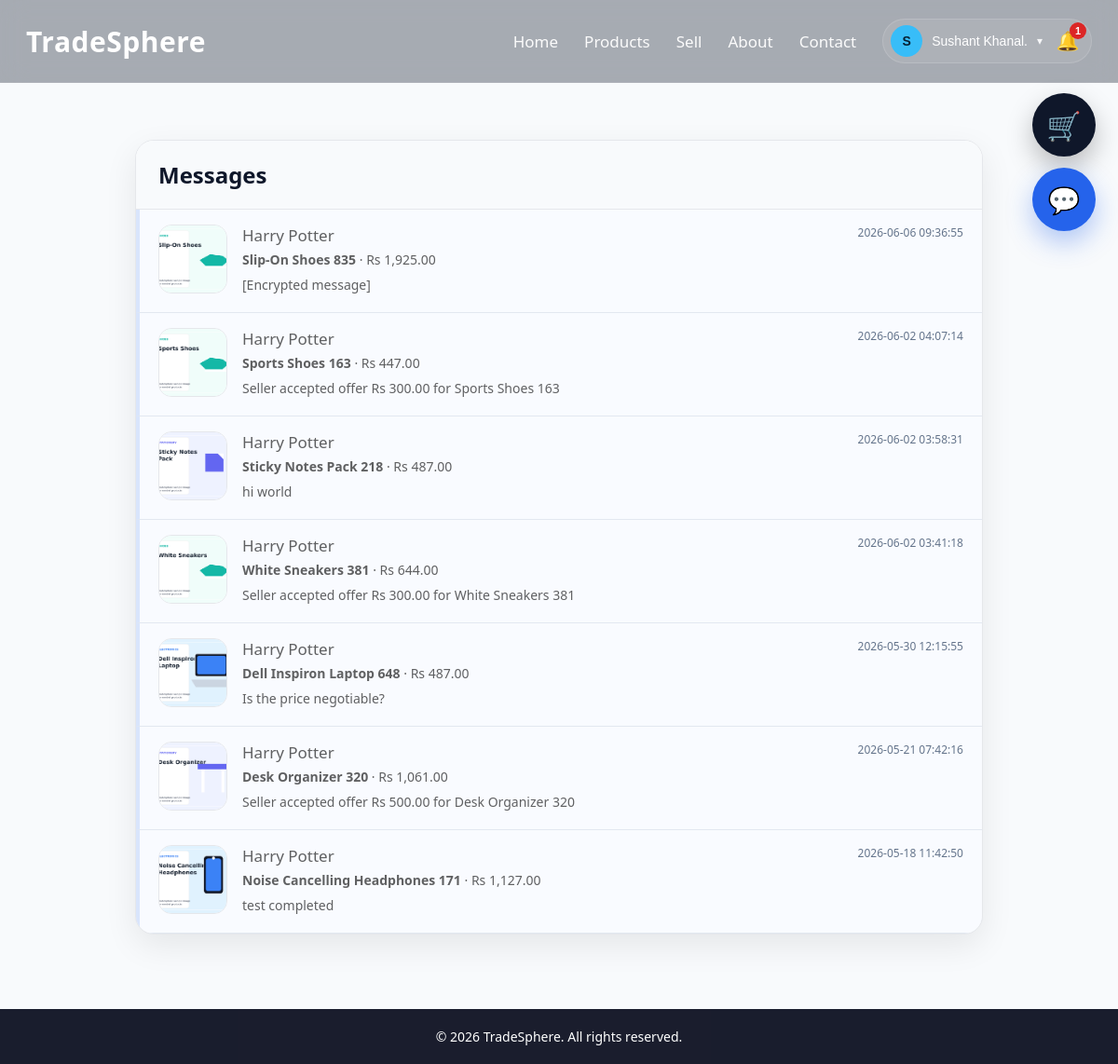
The app's page /messages.php (signed in) with its own data.
### tables this page shows
CREATE TABLE `users` (
  `id` int(11) NOT NULL,
  `name` varchar(100) DEFAULT NULL,
  `email` varchar(150) DEFAULT NULL,
  `password` varchar(255) DEFAULT NULL,
  `role` enum('user','admin') DEFAULT 'user',
  `is_verified` tinyint(1) DEFAULT 0,
  `email_otp` varchar(255) DEFAULT NULL,
  `otp_expires_at` datetime DEFAULT NULL,
  `reset_token` varchar(255) DEFAULT NULL,
  `reset_expires_at` datetime DEFAULT NULL,
  `created_at` timestamp NOT NULL DEFAULT current_timestamp(),
  `seller_status` enum('none','pending','approved','rejected') DEFAULT 'none',
  `seller_requested_at` datetime DEFAULT NULL,
  `seller_verified_at` datetime DEFAULT NULL
);

CREATE TABLE `chat_rooms` (
  `id` int(11) NOT NULL,
  `buyer_id` int(11) NOT NULL,
  `seller_id` int(11) NOT NULL,
  `product_id` int(11) NOT NULL,
  `order_id` int(11) DEFAULT NULL,
  `created_at` timestamp NOT NULL DEFAULT current_timestamp()
);

CREATE TABLE `products` (
  `id` int(11) NOT NULL,
  `user_id` int(11) DEFAULT NULL,
  `name` varchar(255) DEFAULT NULL,
  `category_id` int(11) DEFAULT NULL,
  `price` decimal(10,2) DEFAULT NULL,
  `city` varchar(100) DEFAULT NULL,
  `seller_email` varchar(150) DEFAULT NULL,
  `contact_number` varchar(20) DEFAULT NULL,
  `contact_info` varchar(255) DEFAULT NULL,
  `image` varchar(255) DEFAULT NULL,
  `description` text DEFAULT NULL,
  `product_condition` varchar(50) DEFAULT NULL,
  `status` enum('available','sold') DEFAULT 'available',
  `created_at` timestamp NOT NULL DEFAULT current_timestamp(),
  `average_rating` decimal(3,2) NOT NULL DEFAULT 0.00,
  `rating_count` int(11) NOT NULL DEFAULT 0,
  `ai_status` enum('approved','manual_review','skipped') DEFAULT 'skipped',
  `ai_reason` text DEFAULT NULL
);

### messages.php (the view, shortened to what this page needs)
<?php
include "config/db.php";
$userEmail = $conn->real_escape_string($_SESSION['user']);
$userRes = $conn->query("
    SELECT id, name
    FROM users
    WHERE email = '$userEmail'
    LIMIT 1
");
$user = $userRes ? $userRes->fetch_assoc() : null;
$userId = (int)$user['id'];
$rooms = $conn->query("
    SELECT
        cr.*,
        p.name AS product_name,
        p.image AS product_image,
        p.price AS product_price,
        buyer.name AS buyer_name,
        seller.name AS seller_name,
        (
            SELECT message_text
            FROM chat_messages
            WHERE room_id = cr.id
            ORDER BY created_at DESC
            LIMIT 1
        ) AS last_message,
        (
            SELECT created_at
            FROM chat_messages
            WHERE room_id = cr.id
            ORDER BY created_at DESC
            LIMIT 1
        ) AS last_message_time,
        (
            SELECT COUNT(*)
            FROM chat_messages
            WHERE room_id = cr.id
            AND receiver_id = $userId
            AND is_read = 0
        ) AS unread_count
    FROM chat_rooms cr
    INNER JOIN products p ON cr.product_id = p.id
    INNER JOIN users buyer ON cr.buyer_id = buyer.id
    INNER JOIN users seller ON cr.seller_id = seller.id
    WHERE cr.buyer_id = $userId
    OR cr.seller_id = $userId
    ORDER BY last_message_time DESC, cr.created_at DESC
");
?>
<!DOCTYPE html>
<html lang="en">
<head>
    <link rel="stylesheet" href="css/style.css">
</head>
<body>
<?php include "includes/navbar.php"; ?>
<div class="page-wrap">
    <div class="container messages-wrap">
        <div class="messages-card">
            <div class="messages-head">
                <h2>Messages</h2>
            </div>
            <?php if ($rooms && $rooms->num_rows > 0): ?>
                <?php while ($room = $rooms->fetch_assoc()): ?>
                    <?php
                        $isBuyer = ((int)$room['buyer_id'] === $userId);
                        $otherName = $isBuyer ? $room['seller_name'] : $room['buyer_name'];
                        $unreadCount = (int)$room['unread_count'];
                    ?>
                    <a
                        href="chat.php?room_id=<?php echo (int)$room['id']; ?>"
                        class="message-room <?php echo ($unreadCount > 0) ? 'unread' : ''; ?>"
                    >
                        <img src="uploads/<?php echo htmlspecialchars($room['product_image']); ?>" alt="Product">
                        <div class="message-room-body">
                            <div class="message-room-top">
                                <div>
                                    <h3><?php echo htmlspecialchars($otherName); ?></h3>
                                    <p>
                                        <strong><?php echo htmlspecialchars($room['product_name']); ?></strong>
                                        · Rs <?php echo number_format((float)$room['product_price'], 2); ?>
                                    </p>
                                </div>
                                <?php if (!empty($room['last_message_time'])): ?>
                                    <span class="message-time">
                                        <?php echo htmlspecialchars($room['last_message_time']); ?>
                                    </span>
                                <?php endif; ?>
                            </div>
                            <p class="last-message">
                                <?php echo !empty($room['last_message'])
                                    ? htmlspecialchars($room['last_message'])
                                    : "No messages yet."; ?>
                            </p>
                        </div>
                    </a>
                <?php endwhile; ?>
            <?php endif; ?>
        </div>
    </div>
</div>
<footer>© 2026 TradeSphere. All rights reserved.</footer>
</body>
</html>

### includes/navbar.php (shortened to what this page needs)
<?php
include_once __DIR__ . "/../config/db.php";
$navUser = null;
$navCartCount = 0;
$notificationCount = 0;
if (isset($_SESSION['user'])) {
    $navEmail = $conn->real_escape_string($_SESSION['user']);
    $navRes = $conn->query("
        SELECT id, name, email
        FROM users
        WHERE email='$navEmail'
        LIMIT 1
    ");
    $navUser = $navRes ? $navRes->fetch_assoc() : null;
    if ($navUser) {
        $navUserId = (int)$navUser['id'];
        $cartRes = $conn->query("
            SELECT SUM(quantity) AS total
            FROM cart
            WHERE user_id=$navUserId
        ");
        if ($cartRes) {
            $cartData = $cartRes->fetch_assoc();
            $navCartCount = (int)($cartData['total'] ?? 0);
        }
        $countRes = $conn->query("
            SELECT COUNT(*) AS total
            FROM notifications
            WHERE user_id=$navUserId
            AND is_read=0
        ");
        if ($countRes) {
            $notificationCount = (int)$countRes->fetch_assoc()['total'];
        }
    }
}
$firstLetter = $navUser ? strtoupper(substr($navUser['name'], 0, 1)) : "U";
?>
<nav class="navbar">
    <div class="navbar-inner">
        <div class="logo">
            <a href="index.php">TradeSphere</a>
        </div>
        <div class="nav-links" id="navLinks">
            <a href="index.php">Home</a>
            <a href="products.php">Products</a>
            <a href="sell.php">Sell</a>
            <a href="index.php#about">About</a>
            <a href="index.php#contact">Contact</a>
            <?php if ($navUser): ?>
                <div class="profile-menu">
                    <div class="profile-combo">
                        <button type="button" class="profile-toggle" id="profileToggle">
                            <span class="profile-avatar">
                                <?php echo htmlspecialchars($firstLetter); ?>
                            </span>
                            <span class="profile-name">
                                <?php echo htmlspecialchars($navUser['name']); ?>
                            </span>
                            <span class="profile-caret">▾</span>
                        </button>
                        <button
                            type="button"
                            class="notification-btn"
                            onclick="toggleNotifications()"
                            title="Notifications"
                        >
                            🔔
                            <span
                                id="notificationCountBadge"
                                class="notification-count"
                                style="<?php echo ($notificationCount > 0) ? '' : 'display:none;'; ?>"
                            >
                                <?php echo $notificationCount; ?>
                            </span>
                        </button>
                    </div>
                </div>
            <?php else: ?>
                <a href="login.php">Login</a>
                <a href="register.php" class="nav-btn">Register</a>
            <?php endif; ?>
        </div>
    </div>
</nav>
<?php if ($navUser): ?>
    <a
        href="cart.php"
        id="floatingCart"
        class="floating-cart <?php echo ($navCartCount > 0) ? 'cart-active' : ''; ?>"
        title="View Cart"
    >
        🛒
    </a>
    <a
        href="messages.php"
        id="floatingMessages"
        class="floating-message-btn"
        title="Messages"
    >
        💬
    </a>
<?php endif; ?>

### messages.php (style rules this page uses)
.messages-wrap { max-width: 950px; margin: 30px auto; }
.messages-card { background: white; border-radius: 20px; box-shadow: 0 12px 35px rgba(0,0,0,0.08); border: 1px solid #e5e7eb; overflow: hidden; }
.messages-head { padding: 20px 24px; border-bottom: 1px solid #e5e7eb; background: #f8fafc; }
.messages-head h2 { margin: 0; color: #0f172a; }
.message-room { display: flex; gap: 16px; padding: 16px 20px; text-decoration: none; color: rgba(0,0,0,0.65); border-bottom: 1px solid #e2e8f0; transition: 0.2s ease; position: relative; background: rgba(219,234,254,0.18); border-left: 4px solid rgba(37,99,235,0.15); }
.message-room img { width: 74px; height: 74px; border-radius: 14px; object-fit: cover; border: 1px solid #e5e7eb; background: white; }
.message-room-body { flex: 1; min-width: 0; }
.message-room-top { display: flex; justify-content: space-between; gap: 12px; align-items: flex-start; }
.message-room h3 { margin: 0 0 5px; font-size: 17px; color: #0f172a; }
.message-room p { margin: 4px 0; color: #475569; font-size: 14px; }
.last-message { white-space: nowrap; overflow: hidden; text-overflow: ellipsis; max-width: 620px; }
.message-time { font-size: 12px; color: #64748b; white-space: nowrap; }
.message-room:not(.unread) h3, .message-room:not(.unread) p { color: rgba(0,0,0,0.62); font-weight: 500; }

### records on screen
users: name "S", name "Sushant Khanal."
chat_rooms: product.image (picture), users.name "Harry Potter", product.name "Slip-On Shoes 835", product.price "1,925.00", last_message_time "2026-06-06 09:36:55", last_message "[Encrypted message]"
chat_rooms: product.image (picture), users.name "Harry Potter", product.name "Sports Shoes 163", product.price "447.00", last_message_time "2026-06-02 04:07:14", last_message "Seller accepted offer Rs 300.00 for Sports Shoes 163"
chat_rooms: product.image (picture), users.name "Harry Potter", product.name "Sticky Notes Pack 218", product.price "487.00", last_message_time "2026-06-02 03:58:31", last_message "hi world"
chat_rooms: product.image (picture), users.name "Harry Potter", product.name "White Sneakers 381", product.price "644.00", last_message_time "2026-06-02 03:41:18", last_message "Seller accepted offer Rs 300.00 for White Sneakers 381"
chat_rooms: product.image (picture), users.name "Harry Potter", product.name "Dell Inspiron Laptop 648", product.price "487.00", last_message_time "2026-05-30 12:15:55", last_message "Is the price negotiable?"
chat_rooms: product.image (picture), users.name "Harry Potter", product.name "Desk Organizer 320", product.price "1,061.00", last_message_time "2026-05-21 07:42:16", last_message "Seller accepted offer Rs 500.00 for Desk Organizer 320"
chat_rooms: product.image (picture), users.name "Harry Potter", product.name "Noise Cancelling Headphones 171", product.price "1,127.00", last_message_time "2026-05-18 11:42:50", last_message "test completed"

### other values on screen
$notificationCount "1"
